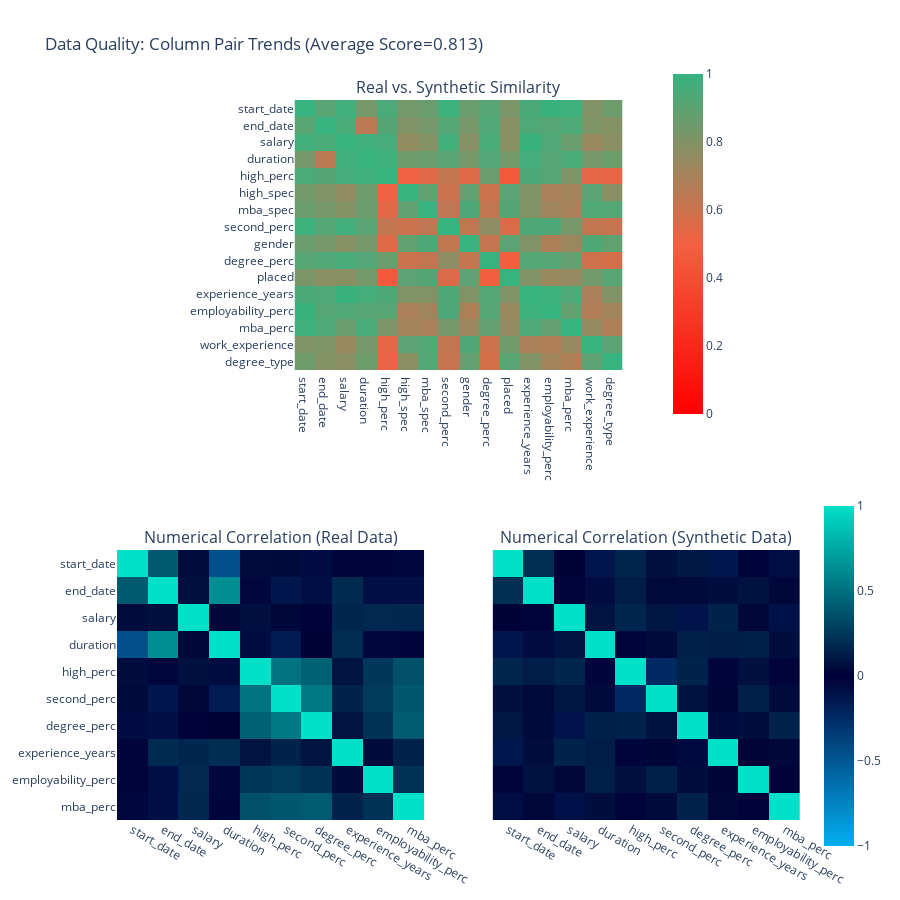

The cell this chart's notebook holds for it:
### Code cell
cpt.get_visualization()

### Figure 1 — Plotly figure (JSON) as saved in the notebook; plotly's stock layout.template omitted (floating-point values rounded to 4 significant figures; data arrays with more than 128 entries replaced by an {"elided": "..."} marker saying what was removed)
{"data": [{"coloraxis": "coloraxis", "hovertemplate": "<b>Column Pair</b><br>(%{x},%{y})<br><br>Similarity: %{z}<extra></extra>", "type": "heatmap", "x": ["start_date", "end_date", "salary", "duration", "high_perc", "high_spec", "mba_spec", "second_perc", "gender", "degree_perc", "placed", "experience_years", "employability_perc", "mba_perc", "work_experience", "degree_type"], "xaxis": "x", "y": ["start_date", "end_date", "salary", "duration", "high_perc", "high_spec", "mba_spec", "second_perc", "gender", "degree_perc", "placed", "experience_years", "employability_perc", "mba_perc", "work_experience", "degree_type"], "yaxis": "y", "z": {"elided": "16x16 float values"}}, {"coloraxis": "coloraxis2", "customdata": [[1, 0.21, -0.01, -0.123, 0.168, 0.076, 0.106, -0.129, -0.022, -0.082], [0.21, 1, -0.022, -0.066, 0.128, 0.038, 0.044, 0.06, 0.08, 0.035], [-0.01, -0.022, 1, 0.089, 0.163, 0.1, -0.113, 0.156, 0.032, -0.099], [-0.123, -0.066, 0.089, 1, -0.037, 0.045, 0.142, 0.127, 0.134, 0.059], [0.168, 0.128, 0.163, -0.037, 1, -0.233, 0.156, -0.032, 0.072, -0.02], [0.076, 0.038, 0.1, 0.045, -0.233, 1, 0.081, 0.028, 0.143, 0.048], [0.106, 0.044, -0.113, 0.142, 0.156, 0.081, 1, -0.059, 0.06, 0.153], [-0.129, 0.06, 0.156, 0.127, -0.032, 0.028, -0.059, 1, 0.016, 0.032], [-0.022, 0.08, 0.032, 0.134, 0.072, 0.143, 0.06, 0.016, 1, -0.017], [-0.082, 0.035, -0.099, 0.059, -0.02, 0.048, 0.153, 0.032, -0.017, 1]], "hovertemplate": "<b>Correlation</b><br>(%{x},%{y})<br><br>Synthetic: %{z}<br>(vs. Real: %{customdata})<extra></extra>", "type": "heatmap", "x": ["start_date", "end_date", "salary", "duration", "high_perc", "second_perc", "degree_perc", "experience_years", "employability_perc", "mba_perc"], "xaxis": "x2", "y": ["start_date", "end_date", "salary", "duration", "high_perc", "second_perc", "degree_perc", "experience_years", "employability_perc", "mba_perc"], "yaxis": "y2", "z": [[1, 0.397, 0.053, -0.455, 0.056, 0.047, -0.071, -0.026, -0.032, -0.041], [0.397, 1, 0.075, 0.633, -0.039, -0.125, -0.088, 0.186, -0.083, -0.088], [0.053, 0.075, 1, 0.035, 0.077, 0.035, -0.019, 0.165, 0.178, 0.175], [-0.455, 0.633, 0.035, 1, -0.072, -0.149, -0.012, 0.203, -0.042, -0.035], [0.056, -0.039, 0.077, -0.072, 1, 0.511, 0.434, 0.086, 0.245, 0.355], [0.047, -0.125, 0.035, -0.149, 0.511, 1, 0.538, 0.157, 0.262, 0.388], [-0.071, -0.088, -0.019, -0.012, 0.434, 0.538, 1, 0.091, 0.224, 0.402], [-0.026, 0.186, 0.165, 0.203, 0.086, 0.157, 0.091, 1, 0.046, 0.154], [-0.032, -0.083, 0.178, -0.042, 0.245, 0.262, 0.224, 0.046, 1, 0.218], [-0.041, -0.088, 0.175, -0.035, 0.355, 0.388, 0.402, 0.154, 0.218, 1]]}, {"coloraxis": "coloraxis2", "customdata": [[1, 0.397, 0.053, -0.455, 0.056, 0.047, -0.071, -0.026, -0.032, -0.041], [0.397, 1, 0.075, 0.633, -0.039, -0.125, -0.088, 0.186, -0.083, -0.088], [0.053, 0.075, 1, 0.035, 0.077, 0.035, -0.019, 0.165, 0.178, 0.175], [-0.455, 0.633, 0.035, 1, -0.072, -0.149, -0.012, 0.203, -0.042, -0.035], [0.056, -0.039, 0.077, -0.072, 1, 0.511, 0.434, 0.086, 0.245, 0.355], [0.047, -0.125, 0.035, -0.149, 0.511, 1, 0.538, 0.157, 0.262, 0.388], [-0.071, -0.088, -0.019, -0.012, 0.434, 0.538, 1, 0.091, 0.224, 0.402], [-0.026, 0.186, 0.165, 0.203, 0.086, 0.157, 0.091, 1, 0.046, 0.154], [-0.032, -0.083, 0.178, -0.042, 0.245, 0.262, 0.224, 0.046, 1, 0.218], [-0.041, -0.088, 0.175, -0.035, 0.355, 0.388, 0.402, 0.154, 0.218, 1]], "hovertemplate": "<b>Correlation</b><br>(%{x},%{y})<br><br>Synthetic: %{z}<br>(vs. Real: %{customdata})<extra></extra>", "type": "heatmap", "x": ["start_date", "end_date", "salary", "duration", "high_perc", "second_perc", "degree_perc", "experience_years", "employability_perc", "mba_perc"], "xaxis": "x3", "y": ["start_date", "end_date", "salary", "duration", "high_perc", "second_perc", "degree_perc", "experience_years", "employability_perc", "mba_perc"], "yaxis": "y3", "z": [[1, 0.21, -0.01, -0.123, 0.168, 0.076, 0.106, -0.129, -0.022, -0.082], [0.21, 1, -0.022, -0.066, 0.128, 0.038, 0.044, 0.06, 0.08, 0.035], [-0.01, -0.022, 1, 0.089, 0.163, 0.1, -0.113, 0.156, 0.032, -0.099], [-0.123, -0.066, 0.089, 1, -0.037, 0.045, 0.142, 0.127, 0.134, 0.059], [0.168, 0.128, 0.163, -0.037, 1, -0.233, 0.156, -0.032, 0.072, -0.02], [0.076, 0.038, 0.1, 0.045, -0.233, 1, 0.081, 0.028, 0.143, 0.048], [0.106, 0.044, -0.113, 0.142, 0.156, 0.081, 1, -0.059, 0.06, 0.153], [-0.129, 0.06, 0.156, 0.127, -0.032, 0.028, -0.059, 1, 0.016, 0.032], [-0.022, 0.08, 0.032, 0.134, 0.072, 0.143, 0.06, 0.016, 1, -0.017], [-0.082, 0.035, -0.099, 0.059, -0.02, 0.048, 0.153, 0.032, -0.017, 1]]}], "layout": {"annotations": [{"font": {"size": 16}, "showarrow": false, "text": "Real vs. Synthetic Similarity", "x": 0.5, "xanchor": "center", "xref": "paper", "y": 1, "yanchor": "bottom", "yref": "paper"}, {"font": {"size": 16}, "showarrow": false, "text": "Numerical Correlation (Real Data)", "x": 0.225, "xanchor": "center", "xref": "paper", "y": 0.375, "yanchor": "bottom", "yref": "paper"}, {"font": {"size": 16}, "showarrow": false, "text": "Numerical Correlation (Synthetic Data)", "x": 0.775, "xanchor": "center", "xref": "paper", "y": 0.375, "yanchor": "bottom", "yref": "paper"}], "coloraxis": {"cmax": 1, "cmin": 0, "colorbar": {"len": 0.5, "x": 0.8, "y": 0.8}, "colorscale": [[0, "#FF0000"], [0.5, "#F16141"], [1, "#36B37E"]]}, "coloraxis2": {"cmax": 1, "cmin": -1, "colorbar": {"len": 0.5, "y": 0.2}, "colorscale": [[0, "#03AFF1"], [0.5, "#000036"], [1, "#01E0C9"]]}, "height": 900, "title": {"text": "Data Quality: Column Pair Trends (Average Score=0.813)"}, "width": 900, "xaxis": {"anchor": "y", "domain": [0.26, 0.74]}, "xaxis2": {"anchor": "y2", "domain": [0, 0.45]}, "xaxis3": {"anchor": "y3", "domain": [0.55, 1], "matches": "x2"}, "yaxis": {"anchor": "x", "autorange": "reversed", "domain": [0.625, 1]}, "yaxis2": {"anchor": "x2", "autorange": "reversed", "domain": [0, 0.375]}, "yaxis3": {"anchor": "x3", "autorange": "reversed", "domain": [0, 0.375], "matches": "y2", "visible": false}}}
